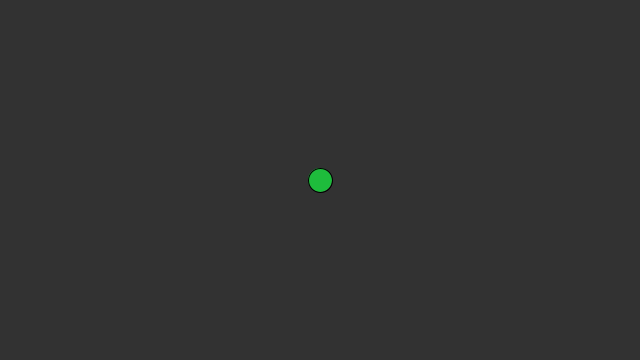
Frame 1 (no input)
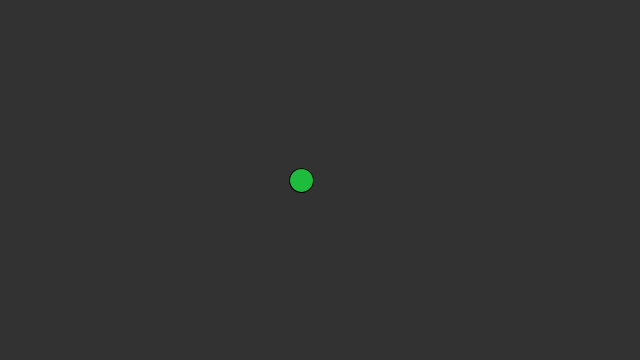
Frame 60 (the mouse pressed at the canvas centre just before this capture)
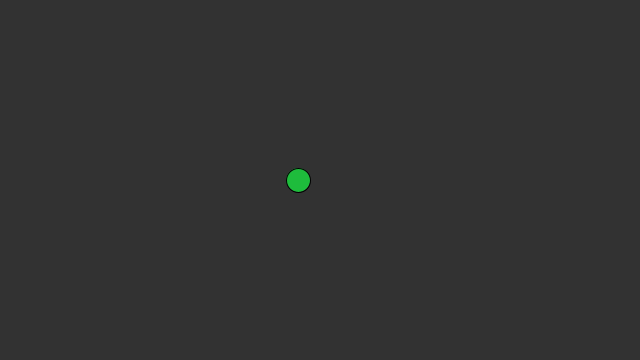
Frame 120 (the mouse held since frame 60 and released just before this capture)

The Processing sketch that drew these frames (run headless with seeded random() and noise(); from frame 60 on, the mouse is pressed at the canvas centre):

// Processing sketch: sketch_191020b
// ── sketch_191020b.pde
float circleX = 50;

void setup() {
  size(640, 360);
  circleX = width/2;
  //random(0, width);
}

void draw () { 
  
  //drawing stuff
  background(50);
  fill(30, 188, 60);
  ellipse(circleX, 180, 24, 24);

  //logit
  circleX = circleX + random(-2, 2);
}
